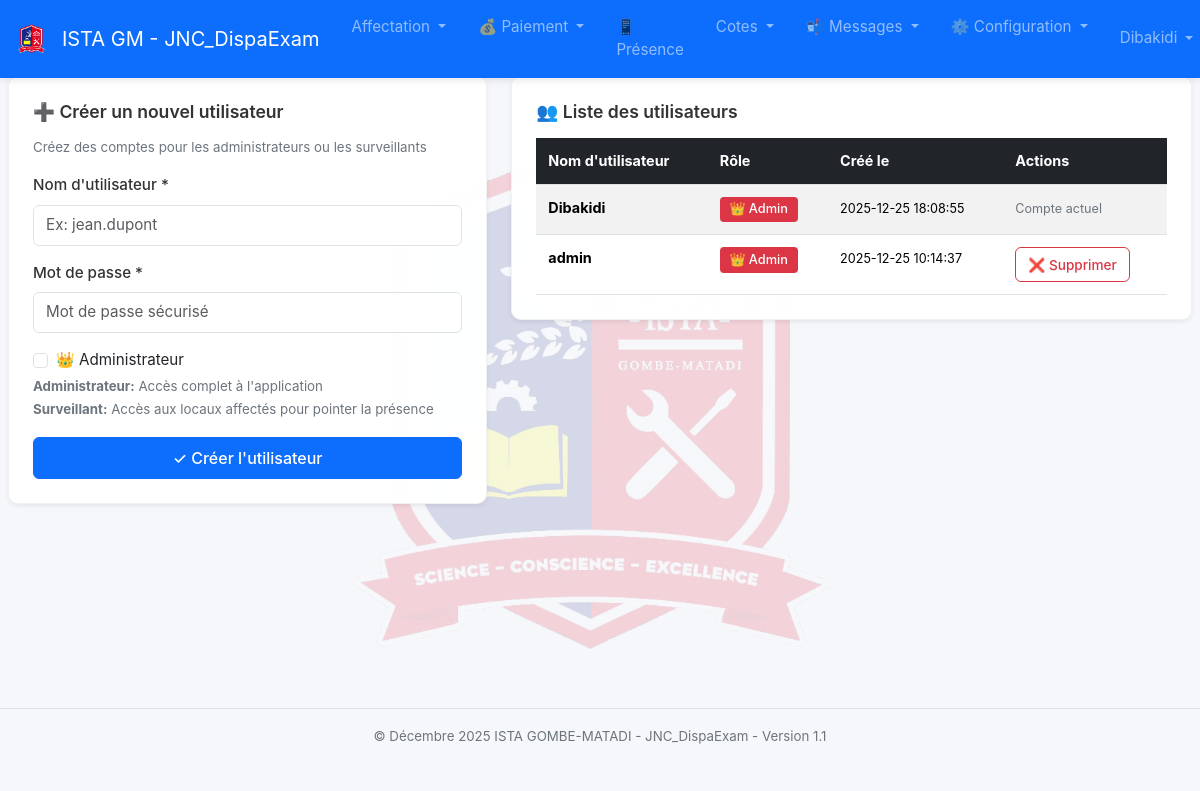
The page /admin/users (signed in) on the database as committed earlier.
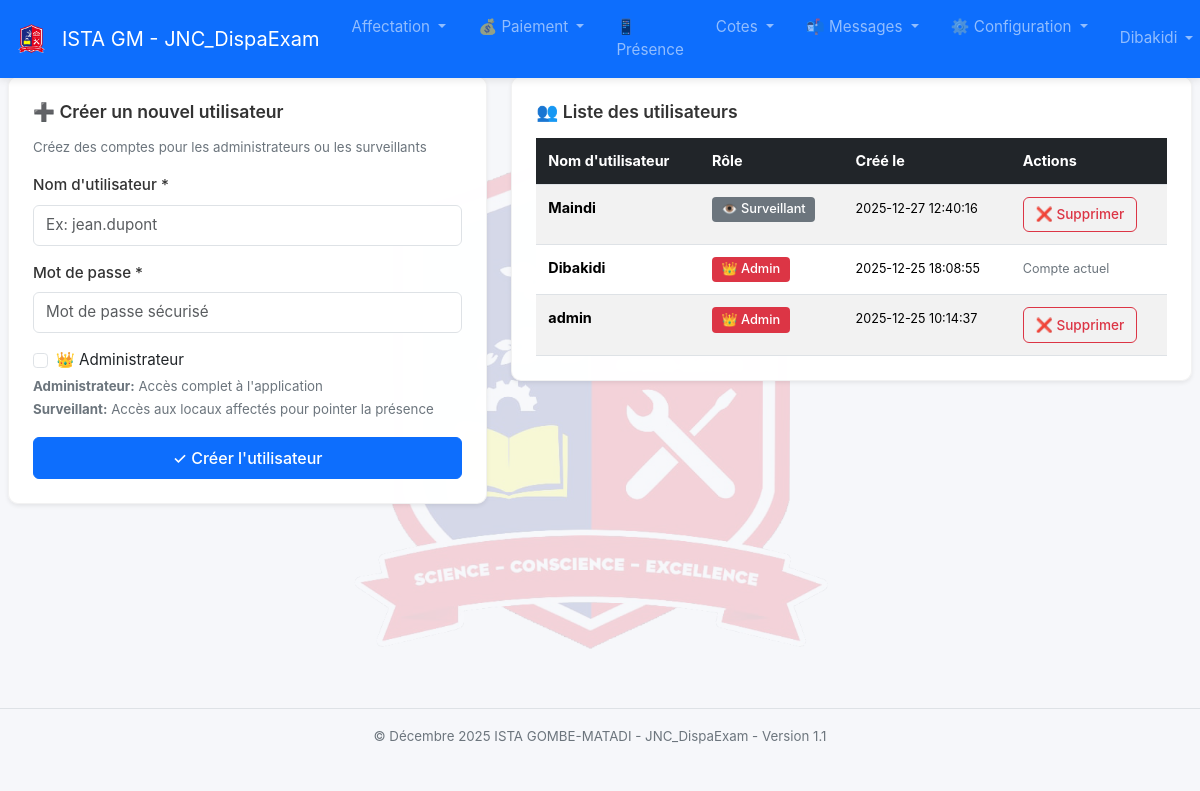
The same page on the database as committed later.
### tables this page shows
CREATE TABLE users (
            id INTEGER PRIMARY KEY AUTOINCREMENT,
            username TEXT NOT NULL UNIQUE,
            password_hash TEXT NOT NULL,
            is_admin INTEGER NOT NULL DEFAULT 0,
            created_at TEXT DEFAULT CURRENT_TIMESTAMP
        );

### app.py (the view, shortened to what this page needs)
@app.route("/admin/users", methods=["GET", "POST"])
@admin_required
def manage_users():
    conn = get_db()
    cur = conn.cursor()
    cur.execute("SELECT id, username, is_admin, created_at FROM users ORDER BY created_at DESC")
    users = cur.fetchall()
    return render_template("users.html", users=users)

### app.py (called while the page is built)
@app.context_processor
def inject_unread_count():
    return {'unread_messages_count': get_unread_messages_count()}

def get_db():
    if "db" not in g:
        g.db = get_connection()
    return g.db

def admin_required(f):
    @wraps(f)
    def decorated_function(*args, **kwargs):
        if 'user_id' not in session:
            flash("Vous devez vous connecter pour accéder à cette page.", "warning")
            return redirect(url_for('login'))
        conn = get_db()
        cur = conn.cursor()
        cur.execute("SELECT is_admin FROM users WHERE id = ?", (session['user_id'],))
        user = cur.fetchone()
        if not user or not user['is_admin']:
            flash("Accès refusé. Droits administrateur requis.", "danger")
            return redirect(url_for('index'))
        return f(*args, **kwargs)
    return decorated_function

def get_unread_notifications_count():
    if 'user_id' not in session:
        return 0
    conn = get_db()
    cur = conn.cursor()
    user_id = session.get('user_id')
    cur.execute("SELECT COUNT(*) as count FROM notifications WHERE user_id = ? AND is_read = 0", (user_id,))
    result = cur.fetchone()
    return result['count'] if result else 0

### templates/users.html (shortened to what this page needs)
{% extends "base.html" %}
{% block content %}
<div class="row">
  <div class="col-md-5">
    <div class="card shadow-sm mb-3">
      <div class="card-body">
        <h5 class="card-title">➕ Créer un nouvel utilisateur</h5>
        <p class="text-muted small mb-3">Créez des comptes pour les administrateurs ou les surveillants</p>
        <form method="post">
          <div class="mb-3">
            <label class="form-label">Nom d'utilisateur *</label>
            <input class="form-control" name="username" required placeholder="Ex: jean.dupont">
          </div>
          <div class="mb-3">
            <label class="form-label">Mot de passe *</label>
            <input type="password" class="form-control" name="password" required placeholder="Mot de passe sécurisé">
          </div>
          <div class="mb-3">
            <div class="form-check">
              <input class="form-check-input" type="checkbox" name="is_admin" value="1" id="is_admin">
              <label class="form-check-label" for="is_admin">
                👑 Administrateur
              </label>
            </div>
            <small class="text-muted">
              <strong>Administrateur:</strong> Accès complet à l'application<br>
              <strong>Surveillant:</strong> Accès aux locaux affectés pour pointer la présence
            </small>
          </div>
          <button class="btn btn-primary w-100">✓ Créer l'utilisateur</button>
        </form>
      </div>
    </div>
  </div>
  <div class="col-md-7">
    <div class="card shadow-sm">
      <div class="card-body">
        <h5 class="card-title">👥 Liste des utilisateurs</h5>
        {% if users %}
        <div class="table-responsive">
          <table class="table table-striped table-hover">
            <thead class="table-dark">
              <tr>
                <th>Nom d'utilisateur</th>
                <th>Rôle</th>
                <th>Créé le</th>
                <th>Actions</th>
              </tr>
            </thead>
            <tbody>
              {% for user in users %}
              <tr>
                <td><strong>{{ user['username'] }}</strong></td>
                <td>
                  {% if user['is_admin'] %}
                    <span class="badge bg-danger">👑 Admin</span>
                  {% else %}
                    <span class="badge bg-secondary">👁️ Surveillant</span>
                  {% endif %}
                </td>
                <td><small>{{ user['created_at'] or '-' }}</small></td>
                <td>
                  {% if user['id'] != session.get('user_id') %}
                    <a class="btn btn-sm btn-outline-danger delete-user-btn" href="{{ url_for('delete_user', user_id=user['id']) }}"
                       data-username="{{ user['username'] }}" title="Supprimer">❌ Supprimer</a>
                  {% else %}
                    <span class="text-muted small">Compte actuel</span>
                  {% endif %}
                </td>
              </tr>
              {% endfor %}
            </tbody>
          </table>
        </div>
        {% else %}
        <div class="alert alert-info">
          <strong>ℹ️ Aucun utilisateur</strong><br>
          Créez votre premier utilisateur avec le formulaire à gauche.
        </div>
        {% endif %}
      </div>
    </div>
  </div>
</div>
{% endblock %}

### templates/base.html (shortened to what this page needs)
<!doctype html>
<html lang="fr">
<head>
    <link href="https://cdn.jsdelivr.net/npm/bootstrap@5.3.2/dist/css/bootstrap.min.css" rel="stylesheet">
    <link rel="stylesheet" href="{{ url_for('static', filename='styles.css') }}">
</head>
<body>
<nav class="navbar navbar-expand-lg navbar-dark bg-primary">
    <div class="container-fluid">
        <a class="navbar-brand d-flex align-items-center" href="{% if session.get('is_supervisor') %}{{ url_for('supervisor_dashboard') }}{% else %}{{ url_for('index') }}{% endif %}">
            <img src="{{ url_for('static', filename='images/logo.png') }}" alt="Logo" style="height: 40px; margin-right: 10px;">
            ISTA GM - JNC_DispaExam
        </a>
        <div class="collapse navbar-collapse" id="mainNavbar">
            <ul class="navbar-nav me-auto">
                {% if session.get('is_admin') %}
                <li class="nav-item dropdown">
                    <a class="nav-link dropdown-toggle" href="#" role="button" data-bs-toggle="dropdown">
                        Affectation
                    </a>
                </li>
                <li class="nav-item dropdown">
                    <a class="nav-link dropdown-toggle" href="#" role="button" data-bs-toggle="dropdown">
                        💰 Paiement
                    </a>
                </li>
                <li class="nav-item"><a class="nav-link" href="{{ url_for('scan_presence_menu') }}">📱 Présence</a></li>
                <li class="nav-item dropdown">
                    <a class="nav-link dropdown-toggle" href="#" role="button" data-bs-toggle="dropdown">
                        Cotes
                    </a>
                </li>
                <li class="nav-item dropdown">
                    <a class="nav-link dropdown-toggle" href="#" role="button" data-bs-toggle="dropdown">
                        📬 Messages
                    </a>
                </li>
                <li class="nav-item dropdown">
                    <a class="nav-link dropdown-toggle" href="#" role="button" data-bs-toggle="dropdown">
                        ⚙️ Configuration
                    </a>
                </li>
                {% endif %}
            </ul>
            {% if not session.get('is_supervisor') %}
            <ul class="navbar-nav">
                <li class="nav-item dropdown">
                    <a class="nav-link dropdown-toggle" href="#" role="button" data-bs-toggle="dropdown">
                        {{ session.get('username', 'Utilisateur') }}
                    </a>
                </li>
            </ul>
            {% endif %}
        </div>
    </div>
</nav>
<main class="container">
    {% block content %}{% endblock %}
</main>
<footer class="text-center text-muted py-3 mt-4" style="border-top: 1px solid #dee2e6;">
    <small>&copy; Décembre 2025 ISTA GOMBE-MATADI - JNC_DispaExam - Version 1.1</small>
</footer>

Rows that differ between the two databases and show on the page:
added users: username "Maindi", is_admin "👁️ Surveillant", created_at "2025-12-27 12:40:16"
